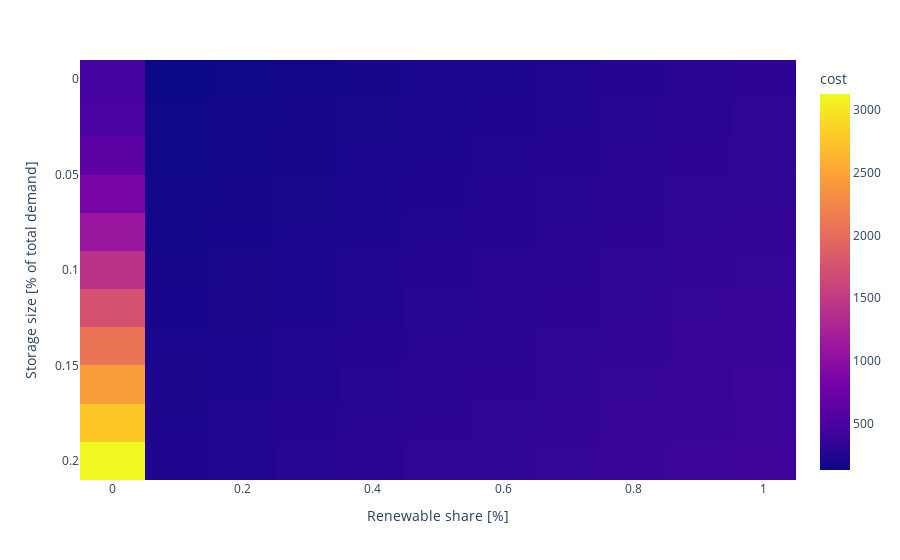

Write notebook code for a chart like this one.
### Code cell
fig = px.imshow(
    df.values,
    x=df.index,
    y=df.columns,
    labels=dict(
        x="Renewable share [%]", 
        y="Storage size [% of total demand]", 
        color=f"{variable}"
        ),
    aspect="auto"
)
fig.show()

### Figure 1 — Plotly figure (JSON) as saved in the notebook; plotly's stock layout.template omitted (floating-point values rounded to 4 significant figures)
{"data": [{"coloraxis": "coloraxis", "hovertemplate": "Renewable share [%]: %{x}<br>Storage size [% of total demand]: %{y}<br>cost: %{z}<extra></extra>", "name": "0", "type": "heatmap", "x": [0, 0.1, 0.2, 0.3, 0.4, 0.5, 0.6, 0.7, 0.8, 0.9, 1], "xaxis": "x", "y": [0, 0.02, 0.04, 0.06, 0.08, 0.1, 0.12, 0.14, 0.16, 0.18, 0.2], "yaxis": "y", "z": [[449.6, 130, 150, 170, 190, 210, 230, 250.0, 270, 290, 310], [488.9, 141, 161, 181, 201, 221, 241, 261, 281, 301, 321], [639.2, 152, 172, 192, 212, 232, 252, 272, 292, 312, 332], [854.6, 163, 183, 203, 223, 243, 263, 283, 303, 323, 343], [1119.0, 174, 194, 214, 234, 254, 274, 294, 314, 334, 354], [1422.0, 185, 205, 225, 245, 265, 285, 305, 325, 345, 365], [1748.0, 196, 216, 236, 256, 276, 296, 316, 336, 356, 376], [2085.0, 207, 227, 247, 267, 287, 307, 327, 347, 367, 387], [2429.0, 218, 238, 258, 278, 298, 318, 338, 358, 378, 398], [2777.0, 229, 249, 269, 289, 309, 329, 349, 369, 389, 409], [3129.0, 240, 260, 280, 300, 320, 340, 360, 380, 400, 420]]}], "layout": {"coloraxis": {"colorbar": {"title": {"text": "cost"}}, "colorscale": [[0, "#0d0887"], [0.1111, "#46039f"], [0.2222, "#7201a8"], [0.3333, "#9c179e"], [0.4444, "#bd3786"], [0.5556, "#d8576b"], [0.6667, "#ed7953"], [0.7778, "#fb9f3a"], [0.8889, "#fdca26"], [1, "#f0f921"]]}, "margin": {"t": 60}, "xaxis": {"anchor": "y", "domain": [0, 1], "title": {"text": "Renewable share [%]"}}, "yaxis": {"anchor": "x", "autorange": "reversed", "domain": [0, 1], "title": {"text": "Storage size [% of total demand]"}}}}
